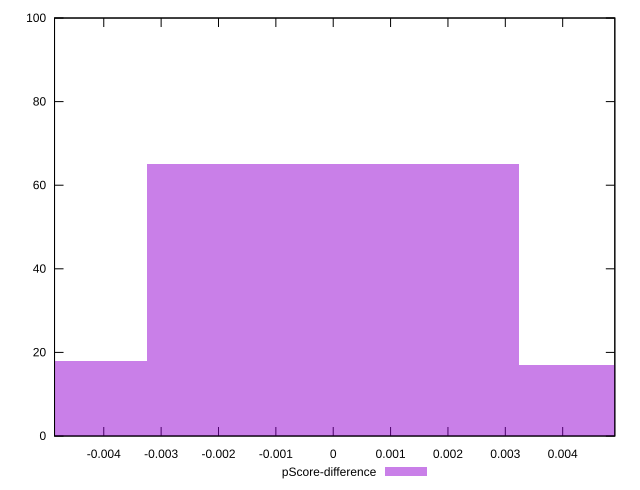

Write the gnuplot code that produced this figure.
reset

$pScoreDifference <<EOF
0 65
0.0064793748699861825 17
-0.0064793748699861825 18
EOF

set key outside below
set boxwidth 0.0064793748699861825
set xrange [-0.004858243112488281:0.004908953405921346]
set yrange [0:100]
set trange [0:100]
set style fill transparent solid 0.5 noborder
set terminal svg size 640, 490 enhanced background rgb 'white'
set output "reprap/mainthread-work-breakdown/samples/pages+cached+noexternal/pScore-difference/histogram.svg"

plot $pScoreDifference title "pScore-difference" with boxes

reset
